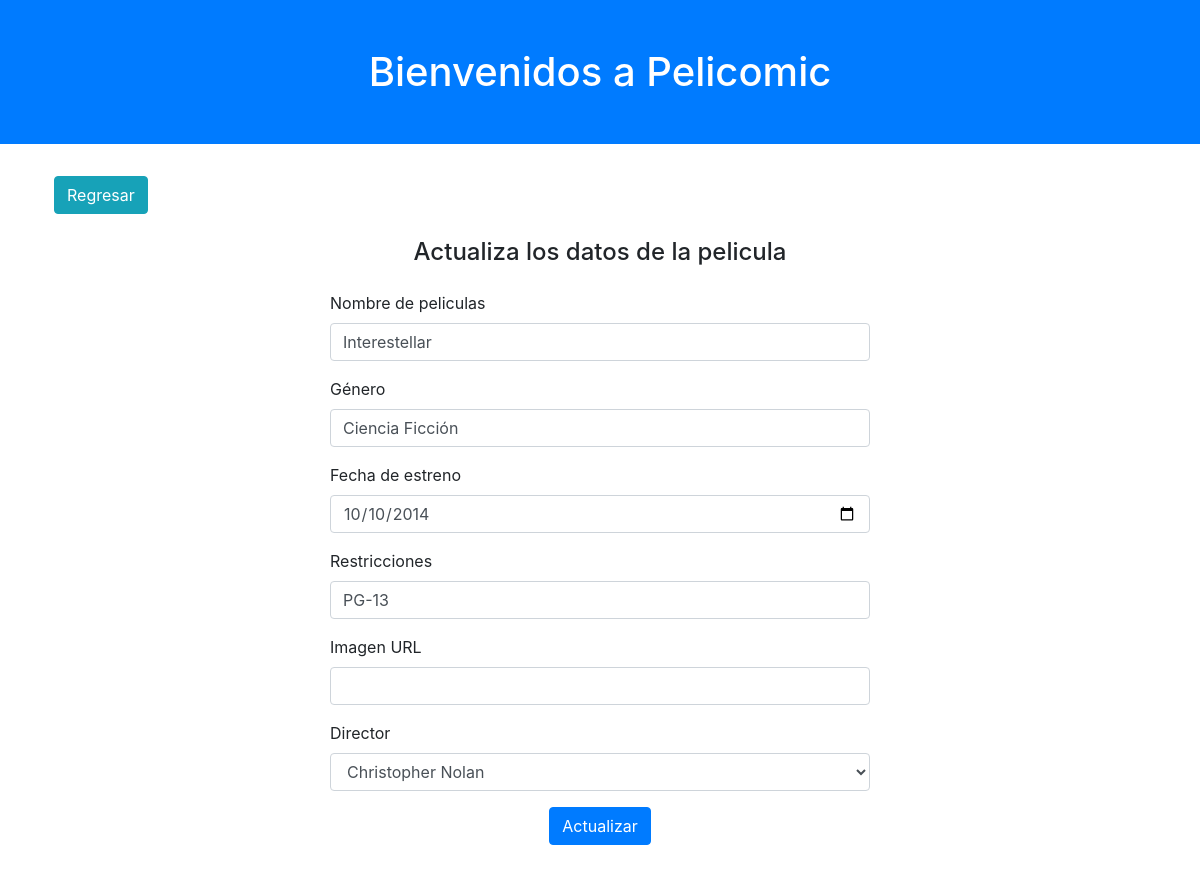
The page /update.php?id=5 on the database its author committed.
### tables this page shows
CREATE TABLE `peliculas` (
  `peli_id` int(10) UNSIGNED NOT NULL,
  `peli_nombre` varchar(255) NOT NULL,
  `peli_genero` varchar(100) NOT NULL,
  `peli_estreno` date NOT NULL,
  `peli_restricciones` varchar(10) DEFAULT NULL,
  `peli_dire_id` int(11) DEFAULT NULL,
  `peli_img` text DEFAULT NULL
);

### update.php (the view, shortened to what this page needs)
<?php
    include "conexion.php";
?>
<!DOCTYPE html>
<html lang="es">
<head>
    <link rel="stylesheet" href="https://cdnjs.cloudflare.com/ajax/libs/bootstrap/4.6.1/css/bootstrap.min.css">
</head>
<body>
    <h1 class="text-center pt-5 pb-5 bg-primary text-white">Bienvenidos a Pelicomic</h1>
    <section class="container">
        <div class="row p-4">
            <a href="./" class="btn btn-info">Regresar</a>
        </div>
        <div class="row justify-content-center">
            <h4 class="text-center col-12">
                Actualiza los datos de la pelicula
            </h4>
            <?php
                if(isset($_GET['id'])){
                    $peli_id = $_GET['id'];
                    $query = "SELECT * FROM peliculas WHERE peli_id = {$peli_id}";
                    $query_res = mysqli_query($conexion, $query);
                    $fila = mysqli_fetch_array($query_res);
                }
            ?>
            <form action="" method="post" class="col-md-6 mt-3 pb-5">
                <div class="form-group">
                    <label for="peli_nombre">Nombre de peliculas</label>
                    <input type="text" class="form-control" id="peli_nombre" name="peli_nombre" value="<?php echo $fila['peli_nombre']; ?>">
                </div>
                <div class="form-group">
                    <label for="peli_genero">Género</label>
                    <input type="text" class="form-control" id="peli_genero" name="peli_genero" value="<?php echo $fila['peli_genero']; ?>">
                </div>
                <div class="form-group">
                    <label for="peli_estreno">Fecha de estreno</label>
                    <input type="date" class="form-control" id="peli_estreno" name="peli_estreno" value="<?php echo $fila['peli_estreno']; ?>">
                </div>
                <div class="form-group">
                    <label for="peli_restricciones">Restricciones</label>
                    <input type="text" class="form-control" id="peli_restricciones" name="peli_restricciones" value="<?php echo $fila['peli_restricciones']; ?>">
                </div>
                <div class="form-group">
                    <label for="peli_img">Imagen URL</label>
                    <input type="text" class="form-control" id="peli_img" name="peli_img" value="<?php echo $fila['peli_img']; ?>">
                </div>
                <div class="form-group">
                    <label for="peli_dire_id">Director</label>
                    <select name="peli_dire_id" id="peli_dire_id" class="form-control">
                        <?php
                            $query_dire = "SELECT * FROM directores";
                            $query_res_dire = mysqli_query($conexion, $query_dire);
                            while($fila_dire = mysqli_fetch_array($query_res_dire)){
                                $dire_id = $fila_dire['dire_id'];
                                $director = $fila_dire['dire_nombres'] . " " . $fila_dire['dire_apellidos'];
                                if($dire_id == $fila['peli_dire_id']){
                                    ?>
                                    <option selected value="<?php echo $dire_id; ?>"><?php echo $director; ?></option>
                                <?php } else {
                                    ?>
                                    <option value="<?php echo $dire_id; ?>"><?php echo $director; ?></option>
                                <?php }
                            }
                        ?>
                    </select>
                </div>
                <div class="form-group text-center">
                    <input type="submit" class="btn btn-primary" name="guardar" value="Actualizar">
                </div>
            </form>
        </div>
    </section>
</body>
</html>

### rows shown on the page
peliculas: peli_nombre "Interestellar", peli_genero "Ciencia Ficción", peli_estreno "10/10/2014", peli_restricciones "PG-13"

### other values the page prints
form field peli_dire_id "Christopher Nolan"
